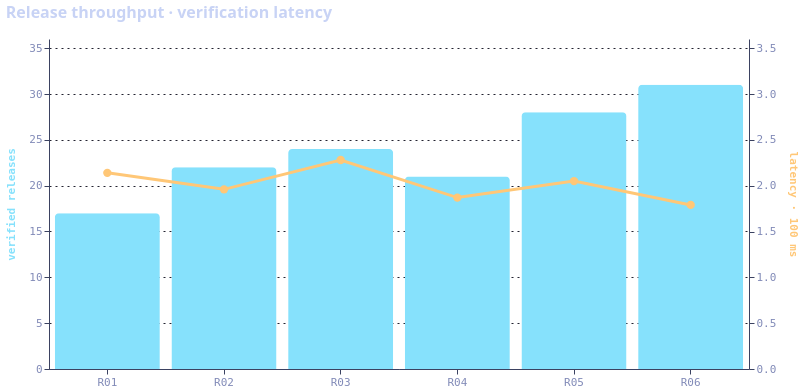

Here is the Vega-Lite specification saved for this chart:
### Vega-Lite specification from a JSON file in a GitHub repository (floating-point values rounded to 4 significant figures)
{"$schema": "https://vega.github.io/schema/vega-lite/v5.json", "description": "Release throughput and verification latency — inline data only.", "background": "transparent", "width": 700, "height": 330, "title": {"text": "Release throughput · verification latency", "anchor": "start", "color": "#c8d3f5", "font": "system-ui, sans-serif", "fontSize": 16, "fontWeight": 600, "offset": 18}, "data": {"values": [{"release": "R01", "published": 18, "verified": 17, "latencyMs": 214}, {"release": "R02", "published": 22, "verified": 22, "latencyMs": 196}, {"release": "R03", "published": 25, "verified": 24, "latencyMs": 228}, {"release": "R04", "published": 21, "verified": 21, "latencyMs": 187}, {"release": "R05", "published": 29, "verified": 28, "latencyMs": 205}, {"release": "R06", "published": 31, "verified": 31, "latencyMs": 179}]}, "transform": [{"calculate": "datum.verified / datum.published", "as": "verificationRate"}, {"calculate": "datum.latencyMs / 100", "as": "latencyScale"}], "layer": [{"mark": {"type": "bar", "cornerRadiusTopLeft": 4, "cornerRadiusTopRight": 4}, "encoding": {"x": {"field": "release", "type": "ordinal", "title": null, "axis": {"labelAngle": 0}}, "y": {"field": "verified", "type": "quantitative", "title": "verified releases", "axis": {"titleColor": "#86e1fc"}, "scale": {"domain": [0, 36]}}, "color": {"value": "#86e1fc", "legend": {"title": "series", "labelColor": "#c8d3f5", "titleColor": "#a9b1d6"}}, "tooltip": [{"field": "release", "type": "ordinal", "title": "release"}, {"field": "verified", "type": "quantitative", "title": "verified"}, {"field": "verificationRate", "type": "quantitative", "title": "verification rate", "format": ".1%"}]}}, {"mark": {"type": "line", "strokeWidth": 3, "point": {"filled": true, "size": 70}}, "encoding": {"x": {"field": "release", "type": "ordinal", "title": null}, "y": {"field": "latencyScale", "type": "quantitative", "title": "latency · 100 ms", "axis": {"orient": "right", "titleColor": "#ffc777"}, "scale": {"domain": [0, 3.6]}}, "color": {"value": "#ffc777"}, "tooltip": [{"field": "release", "type": "ordinal", "title": "release"}, {"field": "latencyMs", "type": "quantitative", "title": "latency ms"}]}}], "resolve": {"scale": {"y": "independent"}}, "config": {"view": {"stroke": null}, "axis": {"domainColor": "#3b4261", "tickColor": "#3b4261", "gridColor": "#232330", "gridDash": [2, 4], "labelColor": "#828bb8", "titleColor": "#a9b1d6", "labelFont": "ui-monospace, Menlo, monospace", "titleFont": "ui-monospace, Menlo, monospace", "labelFontSize": 11, "titleFontSize": 11, "titlePadding": 12}, "legend": {"labelFont": "ui-monospace, Menlo, monospace", "titleFont": "ui-monospace, Menlo, monospace"}}}
